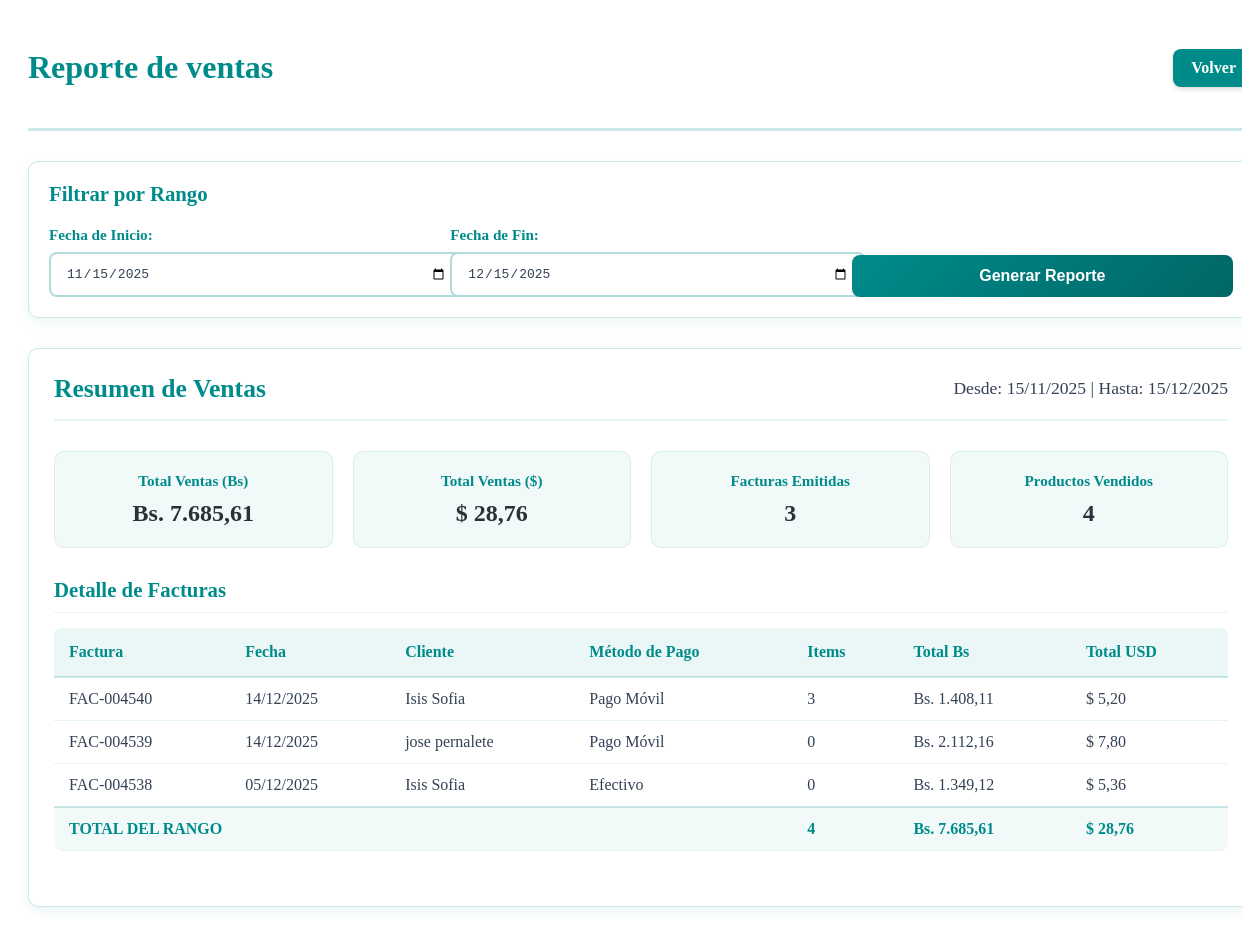
Before: /reportes/reportes_ventas.php (signed in) with the older database file.
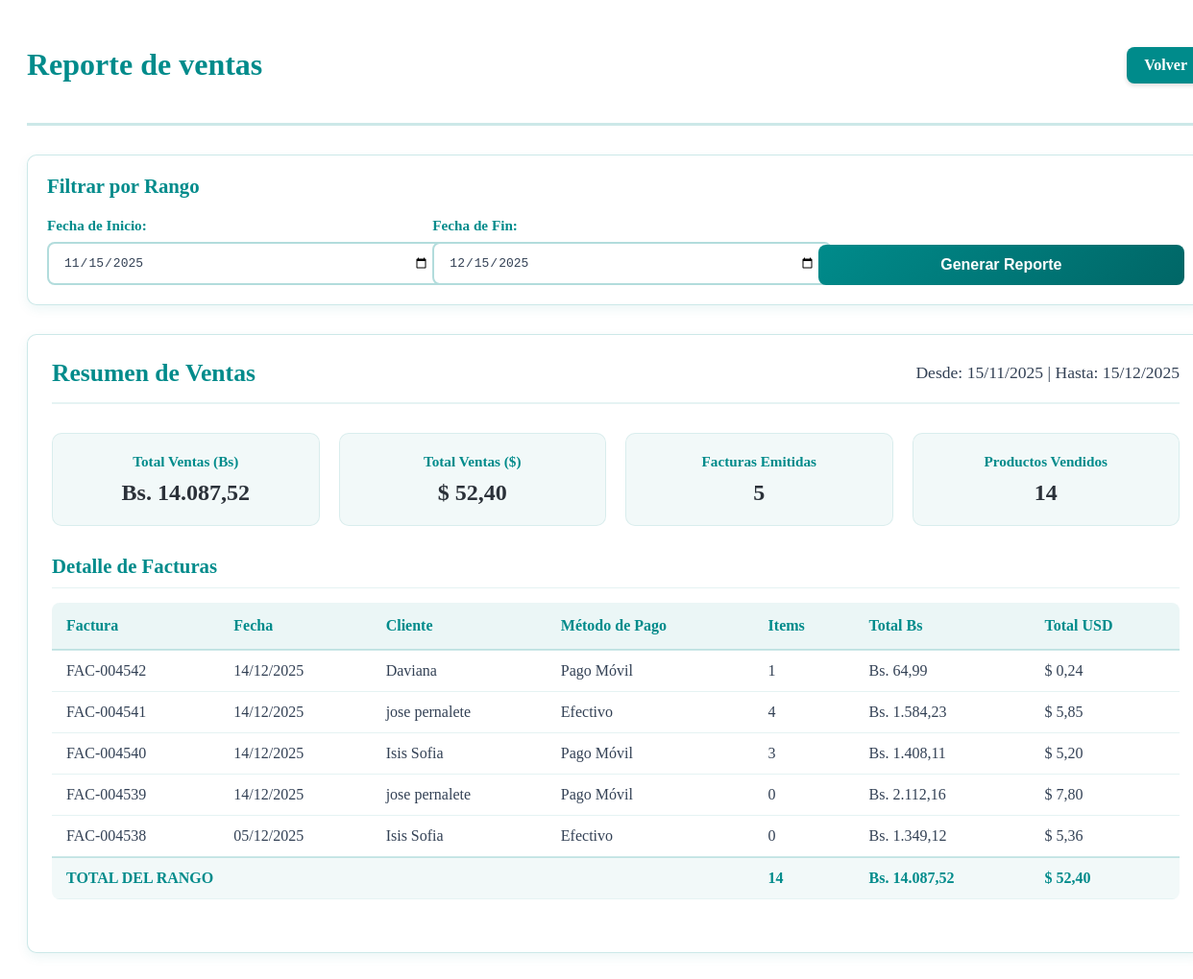
After: the same page with the newer database file.
### tables this page shows
CREATE TABLE `ventas` (
  `id_venta` int(11) NOT NULL,
  `cliente` varchar(100) DEFAULT NULL,
  `fecha` date DEFAULT NULL,
  `metodo_pago` varchar(50) DEFAULT NULL,
  `total_bs` decimal(12,2) DEFAULT 0.00,
  `id_cliente` int(11) DEFAULT NULL,
  `total_usd` decimal(12,2) DEFAULT 0.00,
  `total_eur` decimal(12,2) DEFAULT NULL,
  `tasa_usd` decimal(12,4) DEFAULT 0.0000,
  `tasa_eur` decimal(12,4) DEFAULT 0.0000,
  `nro_factura` varchar(20) DEFAULT NULL
);

### reportes/reportes_ventas.php (the view, shortened to what the changed rows need)
<?php
require_once '../conexion.php';
$current_date = date('Y-m-d');
$default_start_date = date('Y-m-d', strtotime('-30 days'));
$start_date = isset($_GET['start_date']) ? $_GET['start_date'] : $default_start_date;
$end_date = isset($_GET['end_date']) ? $_GET['end_date'] : $current_date;
function getReporteRangoFechas($pdo, $start_date, $end_date) {
    $query = "SELECT
                v.id_venta,
                v.nro_factura,
                v.cliente,
                DATE(v.fecha) as fecha_venta,
                v.metodo_pago,
                v.total_bs,
                v.total_usd,
                COUNT(dv.id_detalle) as items
              FROM ventas v
              LEFT JOIN detalle_venta dv ON v.id_venta = dv.id_venta
              WHERE DATE(v.fecha) BETWEEN :start_date AND :end_date
              GROUP BY v.id_venta, v.nro_factura, v.cliente, DATE(v.fecha), v.metodo_pago, v.total_bs, v.total_usd
              ORDER BY v.fecha DESC";
    $stmt = $pdo->prepare($query);
    $stmt->execute(['start_date' => $start_date, 'end_date' => $end_date]);
    return $stmt->fetchAll(PDO::FETCH_ASSOC);
}
function getResumenRangoFechas($pdo, $start_date, $end_date) {
    $query = "SELECT
                COUNT(DISTINCT v.id_venta) as total_facturas,
                SUM(v.total_bs) as total_bs,
                SUM(v.total_usd) as total_usd,
                COUNT(DISTINCT v.id_cliente) as clientes_unicos,
                SUM(dv.cantidad) as total_productos
              FROM ventas v
              LEFT JOIN detalle_venta dv ON v.id_venta = dv.id_venta
              WHERE DATE(v.fecha) BETWEEN :start_date AND :end_date";
    $stmt = $pdo->prepare($query);
    $stmt->execute(['start_date' => $start_date, 'end_date' => $end_date]);
    return $stmt->fetch(PDO::FETCH_ASSOC);
}
$reporte_rango = getReporteRangoFechas($pdo, $start_date, $end_date) ?: [];
$resumen_rango = getResumenRangoFechas($pdo, $start_date, $end_date) ?: [];
$total_rango_bs = floatval($resumen_rango['total_bs'] ?? 0);
$total_rango_usd = floatval($resumen_rango['total_usd'] ?? 0);
$total_rango_facturas = intval($resumen_rango['total_facturas'] ?? 0);
$total_productos_rango = intval($resumen_rango['total_productos'] ?? 0);
?>
<!DOCTYPE html>
<html lang="es">
<head>
    <link rel="stylesheet" href="../css/reportes/repo_ventas.css">
</head>
<body>
<main class="main-content">
    <div class="content-wrapper">
        <div class="page-header">
            <h1 class="page-title">Reporte de ventas</h1>
        </div>
        <div class="reporte-container">
            <div class="reporte-header">
                <h2>Resumen de Ventas</h2>
            </div>
            <div class="estadisticas-grid">
                <div class="estadistica-card">
                    <div class="estadistica-label">Total Ventas (Bs)</div>
                    <div class="estadistica-value">Bs. <?= number_format($total_rango_bs, 2, ',', '.') ?></div>
                </div>
                <div class="estadistica-card">
                    <div class="estadistica-label">Total Ventas ($)</div>
                    <div class="estadistica-value">$ <?= number_format($total_rango_usd, 2, ',', '.') ?></div>
                </div>
                <div class="estadistica-card">
                    <div class="estadistica-label">Facturas Emitidas</div>
                    <div class="estadistica-value"><?= $total_rango_facturas ?></div>
                </div>
                <div class="estadistica-card">
                    <div class="estadistica-label">Productos Vendidos</div>
                    <div class="estadistica-value"><?= $total_productos_rango ?></div>
                </div>
            </div>
            <div class="tabla-container">
                <div class="table-responsive">
                    <table class="tabla-reporte">
                        <thead>
                            <tr>
                                <th>Factura</th>
                                <th>Fecha</th>
                                <th>Cliente</th>
                                <th>Método de Pago</th>
                                <th>Items</th>
                                <th>Total Bs</th>
                                <th>Total USD</th>
                            </tr>
                        </thead>
                        <tbody>
                            <?php if(empty($reporte_rango)): ?>
                                <tr>
                                    <td colspan="7" class="empty-state">No hay ventas registradas en el rango seleccionado</td>
                                </tr>
                            <?php else: ?>
                                <?php foreach($reporte_rango as $venta): ?>
                                <tr>
                                    <td><?= $venta['nro_factura'] ?? 'N/A' ?></td>
                                    <td><?= date('d/m/Y', strtotime($venta['fecha_venta'] ?? '')) ?></td>
                                    <td><?= htmlspecialchars($venta['cliente'] ?? 'Sin cliente') ?></td>
                                    <td><?= $venta['metodo_pago'] ?? 'No especificado' ?></td>
                                    <td><?= $venta['items'] ?? 0 ?></td>
                                    <td>Bs. <?= number_format($venta['total_bs'] ?? 0, 2, ',', '.') ?></td>
                                    <td>$ <?= number_format($venta['total_usd'] ?? 0, 2, ',', '.') ?></td>
                                </tr>
                                <?php endforeach; ?>
                            <?php endif; ?>
                        </tbody>
                        <tfoot>
                            <tr class="total-row">
                                <td><strong><?= $total_productos_rango ?></strong></td>
                                <td><strong>Bs. <?= number_format($total_rango_bs, 2, ',', '.') ?></strong></td>
                                <td><strong>$ <?= number_format($total_rango_usd, 2, ',', '.') ?></strong></td>
                            </tr>
                        </tfoot>
                    </table>
                </div>
            </div>
        </div>
    </div>
</main>
</body>
</html>

Changed rows visible on the page:
added ventas: nro_factura "FAC-004542", fecha_venta "14/12/2025", cliente "Daviana", metodo_pago "Pago Móvil", items "1", total_bs "64,99", total_usd "0,24"
added ventas: nro_factura "FAC-004541", fecha_venta "14/12/2025", cliente "jose pernalete", metodo_pago "Efectivo", items "4", total_bs "1.584,23", total_usd "5,85"
Other visible differences:
$total_rango_bs: "7.685,61" → "14.087,52"
$total_rango_usd: "28,76" → "52,40"
$total_rango_facturas: "3" → "5"
$total_productos_rango: "4" → "14"
